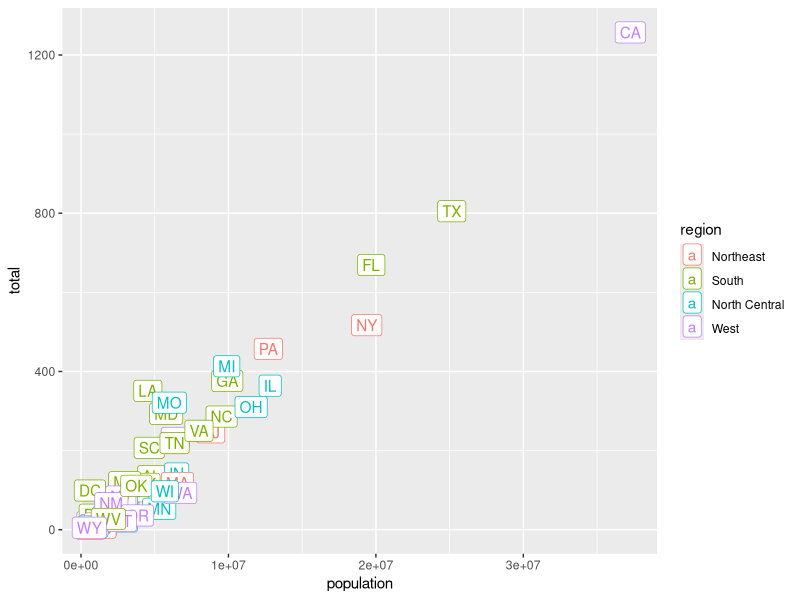

Recreate this plot in R.
library(tidyverse)
library(dslabs)
data(murders) 

murders %>%
  ggplot(aes(population, total, label=abb, color=region)) + geom_label()
